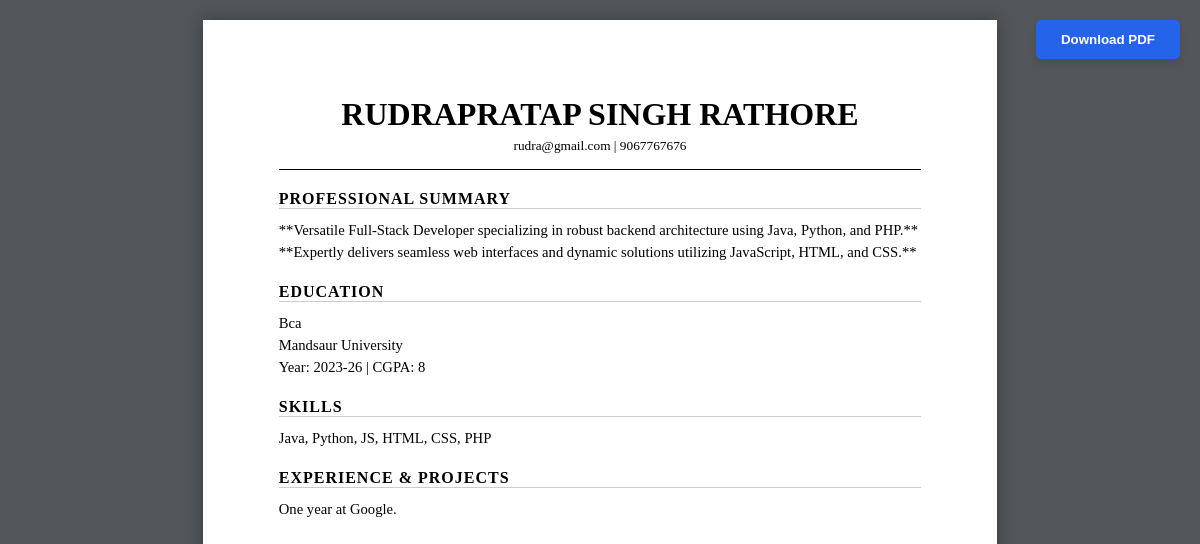
The page /tools/resume/2 (signed in) on the database its author committed.
### app.py (models this page shows)
class Resume(db.Model):
    id = db.Column(db.Integer, primary_key=True)
    user_id = db.Column(db.Integer, db.ForeignKey('user.id'))
    full_name = db.Column(db.String(100))
    email = db.Column(db.String(120))
    phone = db.Column(db.String(20))
    linkedin = db.Column(db.String(200))
    summary = db.Column(db.Text)
    skills = db.Column(db.Text)
    experience = db.Column(db.Text)
    education = db.Column(db.Text)
    created_at = db.Column(db.DateTime, default=datetime.utcnow)

### app.py (the view)
@app.route('/tools/resume/<int:id>')
@login_required
def resume_view(id):
    resume = Resume.query.get_or_404(id)
    if resume.user_id != current_user.id:
        flash('Unauthorized', 'danger')
        return redirect(url_for('dashboard'))
    return render_template('tools/resume_view.html', resume=resume)

### app.py (called while the page is built)
@login_manager.user_loader
def load_user(id):
    return User.query.get(int(id))

### templates/tools/resume_view.html (shortened to what this page needs)
<!DOCTYPE html>
<html lang="en">
<head>
</head>
<body>
    <button onclick="window.print()" class="download-btn">Download PDF</button>
    <div class="page">
        <h1>{{ resume.full_name }}</h1>
        <div class="contact">
            {{ resume.email }} | {{ resume.phone }} <br>
        </div>
        {% if resume.summary %}
        <h2>Professional Summary</h2>
        <p>{{ resume.summary }}</p>
        {% endif %}
        {% if resume.education %}
        <h2>Education</h2>
        <p>{{ resume.education }}</p>
        {% endif %}
        {% if resume.skills %}
        <h2>Skills</h2>
        <p>{{ resume.skills }}</p>
        {% endif %}
        {% if resume.experience %}
        <h2>Experience & Projects</h2>
        <p>{{ resume.experience }}</p>
        {% endif %}
    </div>
</body>
</html>

### templates/tools/resume_view.html (style rules this page uses)
body { font-family: 'Times New Roman', serif; background: #525659; display: flex; justify-content: center; padding: 20px; margin: 0; }
.page { background: white; width: 210mm; min-height: 297mm; padding: 20mm; box-shadow: 0 0 15px rgba(0,0,0,0.3); box-sizing: border-box; }
h1 { text-align: center; text-transform: uppercase; margin: 0 0 5px 0; font-size: 24pt; }
.contact { text-align: center; margin-bottom: 20px; border-bottom: 1px solid #000; padding-bottom: 15px; font-size: 10pt; }
h2 { font-size: 12pt; text-transform: uppercase; border-bottom: 1px solid #ccc; margin-top: 20px; margin-bottom: 10px; letter-spacing: 1px; }
p { font-size: 11pt; line-height: 1.5; white-space: pre-line; margin: 5px 0; text-align: justify; }
.download-btn { position: fixed; top: 20px; right: 20px; background: #2563eb; color: white; border: none; padding: 12px 25px; cursor: pointer; border-radius: 5px; font-family: sans-serif; font-weight: bold; box-shadow: 0 4px 6px rgba(0,0,0,0.1); }

### rows shown on the page
Resume: full_name "RUDRAPRATAP SINGH RATHORE", email "rudra@gmail.com", phone "9067767676", summary "**Versatile Full-Stack Developer specializing in robust backend architecture using Java, Python, and PHP.** **Expertly delivers seamless web interfaces and dynamic solutions utilizing JavaScript, HTML, and CSS.**", education "Bca Mandsaur University Year: 2023-26 | CGPA: 8", skills "Java, Python, JS, HTML, CSS, PHP", experience "One year at Google."
